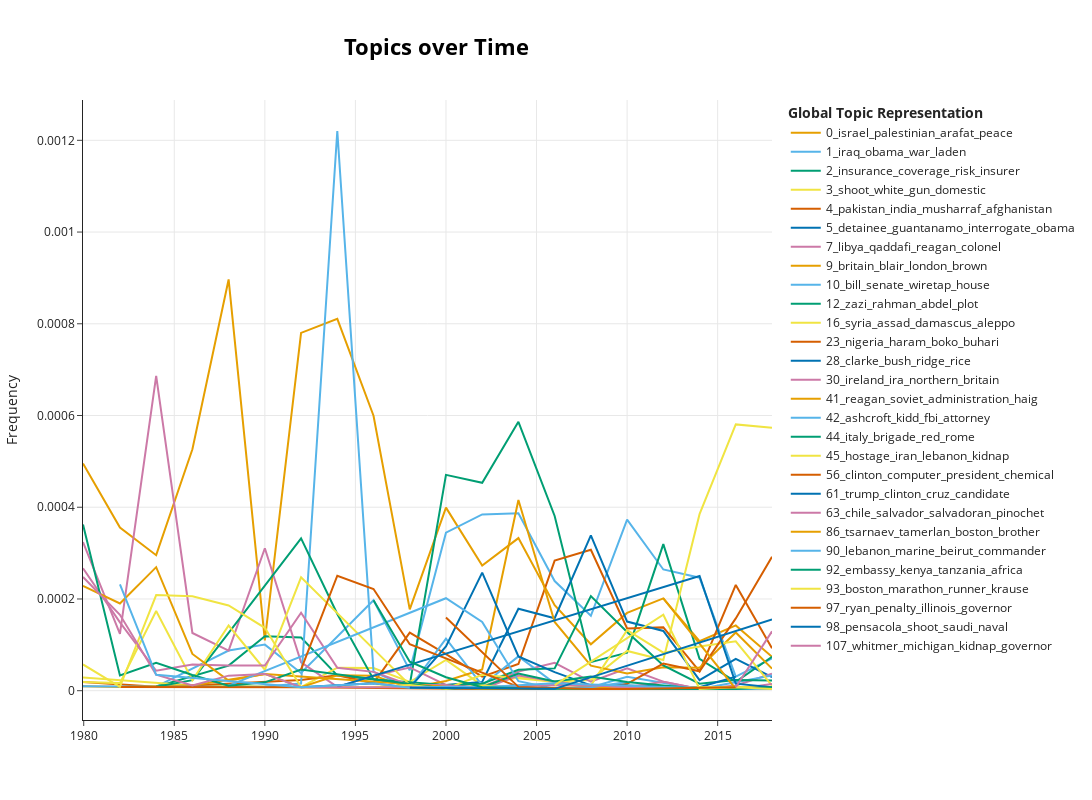

Notebook source saved alongside this figure:
### Code cell
topics_over_time_filtered = topics_over_time.groupby('Topic').filter(lambda x:  np.std(x.Frequency)  > 0.00006)
fig = topic_model.visualize_topics_over_time(topics_over_time_filtered)
# enlarge the size of the plot
fig.update_layout(width=1200, height=800)
fig.write_image('output/dtm/topics_over_time_200.png', engine="orca")
fig.show()

### Figure 1 — Plotly figure (JSON) as saved in the notebook; plotly's stock layout.template omitted (floating-point values rounded to 4 significant figures)
{"data": [{"hoverinfo": "text", "hovertext": ["<b>Topic 0</b><br>Words: israel, palestinian, arab, lebanon, arafat", "<b>Topic 0</b><br>Words: israel, arab, palestinian, jewish, bank", "<b>Topic 0</b><br>Words: israel, palestinian, arafat, arab, peace", "<b>Topic 0</b><br>Words: arafat, israel, palestinian, plo, shultz", "<b>Topic 0</b><br>Words: israel, plo, palestinian, arafat, palestine", "<b>Topic 0</b><br>Words: israel, plo, arab, palestinian, arafat", "<b>Topic 0</b><br>Words: israel, palestinian, arafat, plo, rabin", "<b>Topic 0</b><br>Words: israel, palestinian, peace, arafat, hama", "<b>Topic 0</b><br>Words: israel, palestinian, netanyahu, arafat, peace", "<b>Topic 0</b><br>Words: israel, palestinian, arafat, peace, barak", "<b>Topic 0</b><br>Words: israel, palestinian, arafat, sharon, peace", "<b>Topic 0</b><br>Words: israel, palestinian, arafat, peace, hama", "<b>Topic 0</b><br>Words: israel, palestinian, hama, arafat, peace", "<b>Topic 0</b><br>Words: israel, palestinian, hama, peace, gaza", "<b>Topic 0</b><br>Words: israel, palestinian, hama, gaza, jewish", "<b>Topic 0</b><br>Words: israel, palestinian, hama, peace, gaza", "<b>Topic 0</b><br>Words: israel, palestinian, hama, gaza, peace", "<b>Topic 0</b><br>Words: israel, palestinian, jewish, netanyahu, arab", "<b>Topic 0</b><br>Words: israel, palestinian, hama, gaza, peace", "<b>Topic 0</b><br>Words: israel, palestinian, uliel, hama, jewish"], "marker": {"color": "#E69F00"}, "mode": "lines", "name": "0_israel_palestinian_arafat_peace", "x": [1980.0, 1982.0, 1984.0, 1986.0, 1988.0, 1990.0, 1992.0, 1994.0, 1996.0, 1998.0, 2000.0, 2002.0, 2004.0, 2006.0, 2008.0, 2010.0, 2012.0, 2014.0, 2016.0, 2018.0], "y": [0.0004955, 0.0003557, 0.0002955, 0.0005264, 0.0008967, 0.0001096, 0.00078, 0.0008108, 0.0005996, 0.0001774, 0.0003992, 0.0002728, 0.0003327, 0.0001864, 0.0001012, 0.0001696, 0.0002012, 0.0001078, 0.0001423, 7.396e-05], "type": "scatter"}, {"hoverinfo": "text", "hovertext": ["<b>Topic 1</b><br>Words: unjust, willkie, perpetuate, injustice, wendell", "<b>Topic 1</b><br>Words: iraq, saddam, kuwait, gulf, hussein", "<b>Topic 1</b><br>Words: iraq, saddam, hussein, kuwait, bush", "<b>Topic 1</b><br>Words: iraq, saddam, kuwait, bush, gay", "<b>Topic 1</b><br>Words: laden, bin, war, iraq, afghanistan", "<b>Topic 1</b><br>Words: laden, bin, uzbekistan, iran, bodansky", "<b>Topic 1</b><br>Words: laden, bin, bush, war, iraq", "<b>Topic 1</b><br>Words: iraq, bush, war, saddam, al", "<b>Topic 1</b><br>Words: iraq, war, bush, laden, bin", "<b>Topic 1</b><br>Words: iraq, obama, war, al, qaida", "<b>Topic 1</b><br>Words: obama, war, afghanistan, bush, al", "<b>Topic 1</b><br>Words: laden, bin, al, qaida, obama", "<b>Topic 1</b><br>Words: obama, iraq, war, al, qaida", "<b>Topic 1</b><br>Words: obama, iraq, islam, war, president", "<b>Topic 1</b><br>Words: drone, lone, wolf, iraq, soufan", "<b>Topic 1</b><br>Words: al, qaeda, masri, iraq, war"], "marker": {"color": "#56B4E9"}, "mode": "lines", "name": "1_iraq_obama_war_laden", "x": [1984.0, 1988.0, 1990.0, 1992.0, 1996.0, 1998.0, 2000.0, 2002.0, 2004.0, 2006.0, 2008.0, 2010.0, 2012.0, 2014.0, 2016.0, 2018.0], "y": [8.69e-06, 8.748e-05, 0.0001005, 3.862e-05, 0.0001971, 4.435e-05, 0.0003445, 0.0003842, 0.0003867, 0.0002391, 0.0001634, 0.0003731, 0.0002643, 0.0002463, 3.076e-05, 7.026e-05], "type": "scatter"}, {"hoverinfo": "text", "hovertext": ["<b>Topic 2</b><br>Words: survey, director, touche, bank, boards", "<b>Topic 2</b><br>Words: insurance, coverage, risk, kidnap, grose", "<b>Topic 2</b><br>Words: underwriter, coverage, risk, insurance, rate", "<b>Topic 2</b><br>Words: pool, insurance, coverage, insurer, risk", "<b>Topic 2</b><br>Words: reinsure, insurance, pool, coverage, risk", "<b>Topic 2</b><br>Words: pool, insurance, coverage, reinsure, risk", "<b>Topic 2</b><br>Words: risk, pool, insurance, coverage, rate", "<b>Topic 2</b><br>Words: insurance, insurer, coverage, risk, reinsure", "<b>Topic 2</b><br>Words: insurance, coverage, risk, insurer, tria", "<b>Topic 2</b><br>Words: insurance, tria, risk, insurer, coverage", "<b>Topic 2</b><br>Words: insurance, risk, coverage, insurer, backstop", "<b>Topic 2</b><br>Words: insurance, backstop, insurer, risk, coverage", "<b>Topic 2</b><br>Words: insurance, risk, coverage, insurer, backstop", "<b>Topic 2</b><br>Words: insurance, risk, insurer, tria, coverage", "<b>Topic 2</b><br>Words: insurance, coverage, risk, tria, insurer", "<b>Topic 2</b><br>Words: insurance, coverage, insurer, art, risk", "<b>Topic 2</b><br>Words: insurance, risk, business, insurer, coverage"], "marker": {"color": "#009E73"}, "mode": "lines", "name": "2_insurance_coverage_risk_insurer", "x": [1984.0, 1988.0, 1990.0, 1992.0, 1994.0, 1996.0, 1998.0, 2000.0, 2002.0, 2004.0, 2006.0, 2008.0, 2010.0, 2012.0, 2014.0, 2016.0, 2018.0], "y": [8.69e-06, 5.468e-05, 0.0001188, 0.0001158, 3.343e-05, 2.464e-05, 1.267e-05, 0.0004706, 0.0004534, 0.0005863, 0.000381, 6.225e-05, 8.292e-05, 0.0003195, 6.928e-05, 1.923e-05, 7.396e-05], "type": "scatter"}, {"hoverinfo": "text", "hovertext": ["<b>Topic 3</b><br>Words: klan, hine, spartacist, liverpool, wilkinson", "<b>Topic 3</b><br>Words: plastic, plastics, gun, meese, manufacturer", "<b>Topic 3</b><br>Words: hate, crime, victim, illinois, gay", "<b>Topic 3</b><br>Words: black, wing, bizarre, prominent, angeles", "<b>Topic 3</b><br>Words: asahara, militia, truth, crime, taggant", "<b>Topic 3</b><br>Words: viper, militia, hate, crime, schultz", "<b>Topic 3</b><br>Words: sebunya, lipke, grade, kalex, dutch", "<b>Topic 3</b><br>Words: gun, white, lynch, shoot, hate", "<b>Topic 3</b><br>Words: eldridge, elgin, women, violence, synagogue", "<b>Topic 3</b><br>Words: lynch, lincoln, klan, white, gun", "<b>Topic 3</b><br>Words: id, bond, till, black, myth", "<b>Topic 3</b><br>Words: hutaree, gun, shoot, enforce, hate", "<b>Topic 3</b><br>Words: loughner, gun, shoot, white, hate", "<b>Topic 3</b><br>Words: gun, shoot, gel, violence, domestic", "<b>Topic 3</b><br>Words: gun, shoot, white, mass, violence", "<b>Topic 3</b><br>Words: white, shoot, gun, trump, supremacist", "<b>Topic 3</b><br>Words: white, shoot, domestic, supremacist, gun"], "marker": {"color": "#F0E442"}, "mode": "lines", "name": "3_shoot_white_gun_domestic", "x": [1980.0, 1986.0, 1988.0, 1992.0, 1994.0, 1996.0, 1998.0, 2000.0, 2002.0, 2004.0, 2006.0, 2008.0, 2010.0, 2012.0, 2014.0, 2016.0, 2018.0], "y": [2.859e-05, 1.144e-05, 1.094e-05, 7.723e-06, 5.015e-05, 4.928e-05, 1.901e-05, 6.723e-05, 1.153e-05, 2.911e-05, 2.026e-05, 2.334e-05, 8.669e-05, 6.706e-05, 0.0003849, 0.0005806, 0.0005732], "type": "scatter"}, {"hoverinfo": "text", "hovertext": ["<b>Topic 4</b><br>Words: zia, pakistan, haq, heroin, ul", "<b>Topic 4</b><br>Words: pakistan, yaqub, minister, cerezo, afghanistan", "<b>Topic 4</b><br>Words: pakistan, afghanistan, pravda, zia, crash", "<b>Topic 4</b><br>Words: pakistan, islamabad, kashmir, india, indian", "<b>Topic 4</b><br>Words: pakistan, yousef, bhutto, babar, mqm", "<b>Topic 4</b><br>Words: sharif, pakistan, laden, bin, sanction", "<b>Topic 4</b><br>Words: pakistan, musharraf, taliban, kashmir, sharif", "<b>Topic 4</b><br>Words: pakistan, india, kashmir, musharraf, afghanistan", "<b>Topic 4</b><br>Words: pakistan, musharraf, afghanistan, taliban, border", "<b>Topic 4</b><br>Words: pakistan, musharraf, india, kashmir, indian", "<b>Topic 4</b><br>Words: pakistan, musharraf, india, afghanistan, militant", "<b>Topic 4</b><br>Words: pakistan, india, taliban, militant, afghanistan", "<b>Topic 4</b><br>Words: pakistan, india, afghanistan, islamabad, taliban", "<b>Topic 4</b><br>Words: pakistan, sharif, taliban, militant, afghanistan", "<b>Topic 4</b><br>Words: pakistan, india, taliban, khanzada, militant", "<b>Topic 4</b><br>Words: pakistan, india, islamabad, afghanistan, kashmir", "<b>Topic 4</b><br>Words: pakistan, kashmir, india, indian, modi"], "marker": {"color": "#D55E00"}, "mode": "lines", "name": "4_pakistan_india_musharraf_afghanistan", "x": [1980.0, 1984.0, 1986.0, 1992.0, 1994.0, 1996.0, 1998.0, 2000.0, 2002.0, 2004.0, 2006.0, 2008.0, 2010.0, 2012.0, 2014.0, 2016.0, 2018.0], "y": [1.906e-05, 8.69e-06, 1.144e-05, 2.317e-05, 3.343e-05, 1.643e-05, 0.0001267, 7.983e-05, 3.074e-05, 5.822e-05, 0.0002837, 0.0003074, 0.0001357, 0.0001381, 4.234e-05, 0.0002307, 9.245e-05], "type": "scatter"}, {"hoverinfo": "text", "hovertext": ["<b>Topic 5</b><br>Words: tribunal, pullin, military, moussaoui, justice", "<b>Topic 5</b><br>Words: guantanamo, detainee, interrogate, rita, di", "<b>Topic 5</b><br>Words: detainee, torture, interrogate, guantanamo, prisoner", "<b>Topic 5</b><br>Words: mukasey, detainee, guantanamo, interrogate, torture", "<b>Topic 5</b><br>Words: detainee, guantanamo, obama, interrogate, prison", "<b>Topic 5</b><br>Words: detainee, guantanamo, obama, interrogate, prison", "<b>Topic 5</b><br>Words: detainee, guantanamo, holder, interrogate, torture", "<b>Topic 5</b><br>Words: torture, detainee, passaro, guantanamo, prisoner", "<b>Topic 5</b><br>Words: detainee, guantanamo, haspel, guant, namo", "<b>Topic 5</b><br>Words: detainee, prisoner, guantanamo, impeach, turley"], "marker": {"color": "#0072B2"}, "mode": "lines", "name": "5_detainee_guantanamo_interrogate_obama", "x": [2000.0, 2002.0, 2004.0, 2006.0, 2008.0, 2010.0, 2012.0, 2014.0, 2016.0, 2018.0], "y": [1.261e-05, 1.921e-05, 0.0001788, 0.0001581, 0.0003385, 0.0001508, 0.0001302, 2.309e-05, 6.921e-05, 2.958e-05], "type": "scatter"}, {"hoverinfo": "text", "hovertext": ["<b>Topic 7</b><br>Words: libya, qaddafi, colonel, reagan, oil", "<b>Topic 7</b><br>Words: libya, qaddafi, malta, britain, colonel", "<b>Topic 7</b><br>Words: libya, qaddafi, reagan, colonel, us", "<b>Topic 7</b><br>Words: libya, qaddafi, chad, colonel, tripoli", "<b>Topic 7</b><br>Words: libya, qaddafi, gadhafi, weapon, chemical", "<b>Topic 7</b><br>Words: libya, qaddafi, pan, council, gadhafi", "<b>Topic 7</b><br>Words: libya, gadhafi, qaddafi, sanction, teicher", "<b>Topic 7</b><br>Words: farrakhan, libya, embargo, treasury, gadhafi", "<b>Topic 7</b><br>Words: libya, herman, pipes, gadhafi, qaddafi", "<b>Topic 7</b><br>Words: libya, qaddafi, tripoli, sanction, gadhafi", "<b>Topic 7</b><br>Words: libya, kusa, pan, gadhafi, monetti", "<b>Topic 7</b><br>Words: libya, gadhafi, sanction, lift, resolution", "<b>Topic 7</b><br>Words: libya, gadhafi, qaddafi, tripoli, diplomatic", "<b>Topic 7</b><br>Words: libya, qaddafi, gadhafi, tripoli, lockerbie", "<b>Topic 7</b><br>Words: libya, megrahi, brown, scotland, lockerbie", "<b>Topic 7</b><br>Words: libya, qaddafi, gadhafi, megrahi, colonel", "<b>Topic 7</b><br>Words: libya, hifter, tripoli, gadhafi, militia", "<b>Topic 7</b><br>Words: libya, oil, gazzini, isi, april", "<b>Topic 7</b><br>Words: libya, abedi, kreindler, salman, manchester", "<b>Topic 7</b><br>Words: libya, mas, ud, hifter, dornstein"], "marker": {"color": "#CC79A7"}, "mode": "lines", "name": "7_libya_qaddafi_reagan_colonel", "x": [1980.0, 1982.0, 1984.0, 1986.0, 1988.0, 1990.0, 1992.0, 1994.0, 1996.0, 1998.0, 2000.0, 2002.0, 2004.0, 2006.0, 2008.0, 2010.0, 2012.0, 2014.0, 2016.0, 2018.0], "y": [0.000324, 0.0001241, 0.0006865, 0.0001259, 8.748e-05, 0.0003106, 6.179e-05, 8.358e-06, 3.285e-05, 5.068e-05, 1.261e-05, 7.685e-06, 4.158e-05, 6.079e-05, 1.945e-05, 4.9e-05, 1.972e-05, 3.849e-06, 1.154e-05, 3.698e-05], "type": "scatter"}, {"hoverinfo": "text", "hovertext": ["<b>Topic 9</b><br>Words: britain, yard, pertini, london, scotland", "<b>Topic 9</b><br>Words: whitelaw, viscount, howe, britain, geoffrey", "<b>Topic 9</b><br>Words: miasmic, remedial, theory, omnipresent, pall", "<b>Topic 9</b><br>Words: britain, london, ira, bae, ireland", "<b>Topic 9</b><br>Words: risk, business, control, foreign, russia", "<b>Topic 9</b><br>Words: gutteridge, britain, london, bomb, ireland", "<b>Topic 9</b><br>Words: blair, omagh, britain, ireland, northern", "<b>Topic 9</b><br>Words: london, wellington, perry, pool, hiscox", "<b>Topic 9</b><br>Words: blair, britain, london, tony, afghanistan", "<b>Topic 9</b><br>Words: blair, britain, london, chirac, iraq", "<b>Topic 9</b><br>Words: britain, blair, london, muslim, iraq", "<b>Topic 9</b><br>Words: britain, brown, blair, london, mi", "<b>Topic 9</b><br>Words: britain, manningham, bull, inquiry, london", "<b>Topic 9</b><br>Words: britain, london, multicultural, olympic, blair", "<b>Topic 9</b><br>Words: britain, cameron, london, begg, citizenship", "<b>Topic 9</b><br>Words: britain, london, blair, eu, europe", "<b>Topic 9</b><br>Words: britain, london, blair, choudary, manchester", "<b>Topic 9</b><br>Words: britain, london, extinction, khan, rebellion"], "marker": {"color": "#E69F00"}, "mode": "lines", "name": "9_britain_blair_london_brown", "x": [1980.0, 1982.0, 1986.0, 1990.0, 1992.0, 1994.0, 1996.0, 1998.0, 2000.0, 2002.0, 2004.0, 2006.0, 2008.0, 2010.0, 2012.0, 2014.0, 2016.0, 2018.0], "y": [9.529e-06, 8.271e-06, 1.144e-05, 3.655e-05, 7.723e-06, 3.343e-05, 3.285e-05, 6.335e-06, 2.101e-05, 4.611e-05, 0.0004158, 0.00015, 5.447e-05, 3.769e-05, 5.128e-05, 5.004e-05, 0.0001269, 4.807e-05], "type": "scatter"}, {"hoverinfo": "text", "hovertext": ["<b>Topic 10</b><br>Words: amato, holtzman, crime, funds, ahe", "<b>Topic 10</b><br>Words: guidelines, bureau, rodino, compromise, infiltrate", "<b>Topic 10</b><br>Words: fence, capitol, constituent, representative, senator", "<b>Topic 10</b><br>Words: proposal, bill, control, democratic, senate", "<b>Topic 10</b><br>Words: taggant, gunpowder, nra, legislation, explosive", "<b>Topic 10</b><br>Words: bill, clinton, wiretap, senate, house", "<b>Topic 10</b><br>Words: specter, subcommittee, committee, jewell, judiciary", "<b>Topic 10</b><br>Words: reepe, clinton, gore, sex, dummy", "<b>Topic 10</b><br>Words: bill, senate, house, legislation, wiretap", "<b>Topic 10</b><br>Words: mail, postal, schwartz, bill, dreifuss", "<b>Topic 10</b><br>Words: patriot, bill, senate, provisions, house", "<b>Topic 10</b><br>Words: senate, immune, wiretap, bill, house", "<b>Topic 10</b><br>Words: firearm, provisions, person, act, senate", "<b>Topic 10</b><br>Words: senate, provisions, bill, wiretap, vote", "<b>Topic 10</b><br>Words: act, provisions, bill, senate, compromise", "<b>Topic 10</b><br>Words: bill, senate, fisa, surveillance, house"], "marker": {"color": "#56B4E9"}, "mode": "lines", "name": "10_bill_senate_wiretap_house", "x": [1980.0, 1982.0, 1984.0, 1990.0, 1992.0, 1994.0, 1996.0, 1998.0, 2000.0, 2002.0, 2004.0, 2006.0, 2008.0, 2010.0, 2014.0, 2018.0], "y": [9.529e-06, 8.271e-06, 8.69e-06, 9.137e-06, 1.545e-05, 0.00122, 4.107e-05, 6.335e-06, 0.0001134, 1.153e-05, 7.485e-05, 1.621e-05, 7.781e-06, 3.015e-05, 3.849e-06, 3.328e-05], "type": "scatter"}, {"hoverinfo": "text", "hovertext": ["<b>Topic 12</b><br>Words: thatch, dallas, tenant, lunceford, mr", "<b>Topic 12</b><br>Words: hashemi, ayatollah, montazeri, trial, ajami", "<b>Topic 12</b><br>Words: rahman, abdel, sheik, defendant, indict", "<b>Topic 12</b><br>Words: rahman, abdel, salem, sheik, defendant", "<b>Topic 12</b><br>Words: rashid, tayyib, laden, source, bin", "<b>Topic 12</b><br>Words: mohame, laden, bin, sand, judge", "<b>Topic 12</b><br>Words: trial, laden, motassadeq, bin, fadl", "<b>Topic 12</b><br>Words: galab, vieque, alhajri, farahat, guidi", "<b>Topic 12</b><br>Words: plot, miami, zazi, case, suspect", "<b>Topic 12</b><br>Words: duka, shnewer, omar, dix, defendant", "<b>Topic 12</b><br>Words: zazi, denver, york, plot, prosecutor", "<b>Topic 12</b><br>Words: ferhani, zazi, mustafa, masri, mash", "<b>Topic 12</b><br>Words: mustafa, dratel, shehadeh, bary, mr", "<b>Topic 12</b><br>Words: abdulkader, ujaama, munir, sentence, prosecutor", "<b>Topic 12</b><br>Words: rahman, faisal, abdel, weinstein, prosecutor", "<b>Topic 12</b><br>Words: duffy, taheb, judge, trial, plot"], "marker": {"color": "#009E73"}, "mode": "lines", "name": "12_zazi_rahman_abdel_plot", "x": [1984.0, 1986.0, 1992.0, 1994.0, 1996.0, 1998.0, 2000.0, 2002.0, 2004.0, 2006.0, 2008.0, 2010.0, 2012.0, 2014.0, 2016.0, 2018.0], "y": [8.69e-06, 2.289e-05, 0.0003321, 0.0001672, 2.464e-05, 1.901e-05, 1.261e-05, 1.537e-05, 4.574e-05, 4.863e-05, 0.0002062, 0.0001281, 5.522e-05, 1.54e-05, 2.307e-05, 2.219e-05], "type": "scatter"}, {"hoverinfo": "text", "hovertext": ["<b>Topic 16</b><br>Words: assad, syria, moslem, brotherhood, haig", "<b>Topic 16</b><br>Words: syria, marine, assad, gemayel, vice", "<b>Topic 16</b><br>Words: syria, assad, hindawi, damascus, israel", "<b>Topic 16</b><br>Words: syria, assad, resolution, damascus, assembly", "<b>Topic 16</b><br>Words: syria, assad, damascus, jabril, baker", "<b>Topic 16</b><br>Words: syria, assad, damascus, baker, israel", "<b>Topic 16</b><br>Words: assad, syria, peace, clinton, christopher", "<b>Topic 16</b><br>Words: syria, weinstein, hama, assad, suit", "<b>Topic 16</b><br>Words: sharaa, syria, al, confirm, assad", "<b>Topic 16</b><br>Words: syria, assad, damascus, iraq, bashar", "<b>Topic 16</b><br>Words: syria, assad, bus, ambassador, bryza", "<b>Topic 16</b><br>Words: syria, assad, damascus, opposition, regime", "<b>Topic 16</b><br>Words: syria, assad, opposition, damascus, bashar", "<b>Topic 16</b><br>Words: syria, assad, aleppo, rebel, russia", "<b>Topic 16</b><br>Words: syria, assad, damascus, russia, forces", "<b>Topic 16</b><br>Words: syria, assad, refugee, kurd, turkey"], "marker": {"color": "#F0E442"}, "mode": "lines", "name": "16_syria_assad_damascus_aleppo", "x": [1980.0, 1982.0, 1984.0, 1986.0, 1988.0, 1990.0, 1992.0, 1998.0, 2000.0, 2002.0, 2008.0, 2010.0, 2012.0, 2014.0, 2016.0, 2018.0], "y": [1.906e-05, 1.654e-05, 0.0001738, 2.289e-05, 0.0001422, 4.568e-05, 0.0002471, 1.267e-05, 4.202e-06, 3.458e-05, 1.167e-05, 0.0001319, 8.284e-05, 9.623e-05, 0.0001077, 1.109e-05], "type": "scatter"}, {"hoverinfo": "text", "hovertext": ["<b>Topic 23</b><br>Words: polisario, morocco, oau, summit, mengistu", "<b>Topic 23</b><br>Words: afl, liberia, harbel, ecomog, monrovia", "<b>Topic 23</b><br>Words: lago, nigeria, alake, ijewere, building", "<b>Topic 23</b><br>Words: nigeria, imagedata, election, adua, yar", "<b>Topic 23</b><br>Words: nigeria, goodluck, rttnew, delegation, holl", "<b>Topic 23</b><br>Words: nigeria, colloquium, boko, haram, achebe", "<b>Topic 23</b><br>Words: nigeria, boko, haram, africa, girl", "<b>Topic 23</b><br>Words: nigeria, boko, haram, buhari, conflict", "<b>Topic 23</b><br>Words: nigeria, haram, boko, buhari, buratai", "<b>Topic 23</b><br>Words: nigeria, haram, boko, buhari, thewill"], "marker": {"color": "#D55E00"}, "mode": "lines", "name": "23_nigeria_haram_boko_buhari", "x": [1982.0, 1992.0, 2002.0, 2006.0, 2008.0, 2010.0, 2012.0, 2014.0, 2016.0, 2018.0], "y": [8.271e-06, 7.723e-06, 3.842e-06, 4.053e-06, 3.891e-06, 1.508e-05, 5.917e-05, 4.234e-05, 0.0001577, 0.0002921], "type": "scatter"}, {"hoverinfo": "text", "hovertext": ["<b>Topic 28</b><br>Words: yousef, reward, rewards, mccurry, department", "<b>Topic 28</b><br>Words: clarke, nsc, coordinate, clinton, blitz", "<b>Topic 28</b><br>Words: clarke, dick, cyberwar, abramowitz, department", "<b>Topic 28</b><br>Words: ridge, clarke, bush, clinton, house", "<b>Topic 28</b><br>Words: clarke, bush, rice, administration, clinton", "<b>Topic 28</b><br>Words: clarke, clinton, bush, administration, chertoff", "<b>Topic 28</b><br>Words: townsend, clarke, chertoff, bush, myers", "<b>Topic 28</b><br>Words: wilson, valerie, clapper, plame, clarke", "<b>Topic 28</b><br>Words: thompson, ridge, parri, rooney, clarke", "<b>Topic 28</b><br>Words: fsi, clinton, kourounioti, stanford, ogwuegbu", "<b>Topic 28</b><br>Words: gorka, mcmaster, clarke, baer, bannon"], "marker": {"color": "#0072B2"}, "mode": "lines", "name": "28_clarke_bush_ridge_rice", "x": [1992.0, 1996.0, 1998.0, 2000.0, 2002.0, 2004.0, 2006.0, 2008.0, 2010.0, 2014.0, 2016.0], "y": [7.723e-06, 1.643e-05, 6.335e-06, 9.664e-05, 0.0002574, 7.485e-05, 4.053e-05, 1.167e-05, 1.131e-05, 7.698e-06, 3.076e-05], "type": "scatter"}, {"hoverinfo": "text", "hovertext": ["<b>Topic 30</b><br>Words: ireland, northern, ira, britain, protestant", "<b>Topic 30</b><br>Words: ireland, northern, ira, britain, ulster", "<b>Topic 30</b><br>Words: ireland, ira, tyrie, northern, archbishop", "<b>Topic 30</b><br>Words: ira, ireland, northern, britain, sinn", "<b>Topic 30</b><br>Words: ireland, northern, ira, ulster, aoh", "<b>Topic 30</b><br>Words: ireland, ira, northern, britain, protestant", "<b>Topic 30</b><br>Words: ireland, ira, northern, adams, protestant", "<b>Topic 30</b><br>Words: ireland, ira, northern, sinn, fein", "<b>Topic 30</b><br>Words: ireland, ira, northern, protestant, ahern", "<b>Topic 30</b><br>Words: ireland, ira, northern, dissident, protestant", "<b>Topic 30</b><br>Words: ireland, northern, ira, protestant, belfast", "<b>Topic 30</b><br>Words: mckevitt, ira, ireland, omagh, rupert", "<b>Topic 30</b><br>Words: ireland, ira, northern, sinn, fein", "<b>Topic 30</b><br>Words: ireland, northern, ira, belfast, leavey", "<b>Topic 30</b><br>Words: ireland, ira, northern, king, britain", "<b>Topic 30</b><br>Words: ireland, belfast, ira, northern, mabel", "<b>Topic 30</b><br>Words: mason, ireland, sasnett, chun, identity", "<b>Topic 30</b><br>Words: catholic, ireland, unionist, nationalist, britain", "<b>Topic 30</b><br>Words: mckee, ireland, ira, northern, lyra"], "marker": {"color": "#CC79A7"}, "mode": "lines", "name": "30_ireland_ira_northern_britain", "x": [1980.0, 1982.0, 1984.0, 1986.0, 1988.0, 1990.0, 1992.0, 1994.0, 1996.0, 1998.0, 2000.0, 2002.0, 2004.0, 2008.0, 2010.0, 2012.0, 2014.0, 2016.0, 2018.0], "y": [0.0002668, 0.0001489, 4.345e-05, 5.722e-05, 5.468e-05, 5.482e-05, 0.0001699, 5.015e-05, 4.107e-05, 1.267e-05, 1.261e-05, 3.842e-06, 3.327e-05, 7.781e-06, 7.538e-06, 1.972e-05, 3.849e-06, 3.845e-06, 1.479e-05], "type": "scatter"}, {"hoverinfo": "text", "hovertext": ["<b>Topic 41</b><br>Words: soviet, reagan, haig, intelligence, administration", "<b>Topic 41</b><br>Words: reagan, soviet, lebanon, administration, official", "<b>Topic 41</b><br>Words: reagan, soviet, administration, mr, shultz", "<b>Topic 41</b><br>Words: ledeen, reagan, soviet, mr, israel", "<b>Topic 41</b><br>Words: yuni, reagan, extradite, bureau, investigate", "<b>Topic 41</b><br>Words: reagan, turner, rashid, casey, emerson", "<b>Topic 41</b><br>Words: reagan, memo, ronald, papers, cruise", "<b>Topic 41</b><br>Words: environmental, reagan, efficiency, clean, automaker", "<b>Topic 41</b><br>Words: reagan, treaty, overreaction, overreact, nuclear", "<b>Topic 41</b><br>Words: reagan, credit, party, unseemly, flunk", "<b>Topic 41</b><br>Words: reagan, history, trump, trip, speech", "<b>Topic 41</b><br>Words: reagan, endless, carter, hostage, donatelli"], "marker": {"color": "#E69F00"}, "mode": "lines", "name": "41_reagan_soviet_administration_haig", "x": [1980.0, 1982.0, 1984.0, 1986.0, 1988.0, 1990.0, 2000.0, 2002.0, 2008.0, 2010.0, 2016.0, 2018.0], "y": [0.0002287, 0.0001902, 0.0002694, 8.011e-05, 2.187e-05, 3.655e-05, 8.403e-06, 3.842e-06, 7.781e-06, 3.769e-06, 7.69e-06, 7.396e-06], "type": "scatter"}, {"hoverinfo": "text", "hovertext": ["<b>Topic 42</b><br>Words: scowcroft, chemical, proposal, ashcroft, weapon", "<b>Topic 42</b><br>Words: ashcroft, fbi, attorney, justice, general", "<b>Topic 42</b><br>Words: ashcroft, fbi, general, attorney, justice", "<b>Topic 42</b><br>Words: ashcroft, gonzale, patriot, attorney, general", "<b>Topic 42</b><br>Words: ashcroft, waterboard, gonzale, approve, mueller", "<b>Topic 42</b><br>Words: ashcroft, kidd, witness, ridge, material", "<b>Topic 42</b><br>Words: kidd, ashcroft, witness, material, hussayen"], "marker": {"color": "#56B4E9"}, "mode": "lines", "name": "42_ashcroft_kidd_fbi_attorney", "x": [1988.0, 2000.0, 2002.0, 2004.0, 2006.0, 2008.0, 2010.0], "y": [1.094e-05, 0.0002017, 0.0001499, 2.079e-05, 4.053e-06, 7.781e-06, 1.885e-05], "type": "scatter"}, {"hoverinfo": "text", "hovertext": ["<b>Topic 44</b><br>Words: italy, brigade, red, rome, moro", "<b>Topic 44</b><br>Words: italy, brigade, red, dozy, rome", "<b>Topic 44</b><br>Words: italy, brigade, red, rome, eco", "<b>Topic 44</b><br>Words: italy, brigade, red, moro, priore", "<b>Topic 44</b><br>Words: italy, ustica, bologna, cossiga, occhetto", "<b>Topic 44</b><br>Words: curcio, italy, brigade, falcone, mafia", "<b>Topic 44</b><br>Words: italy, mafia, florence, spadolini, rome", "<b>Topic 44</b><br>Words: italy, brigade, red, antona, berlusconi", "<b>Topic 44</b><br>Words: sembler, italy, negri, brigade, berlusconi", "<b>Topic 44</b><br>Words: italy, milan, chiara, brigade, moro", "<b>Topic 44</b><br>Words: italy, nasr, milan, pollari, brigade", "<b>Topic 44</b><br>Words: italy, anarchist, rome, embassy, switzerland", "<b>Topic 44</b><br>Words: italy, brindisi, school, mafia, rome", "<b>Topic 44</b><br>Words: italy, panama, milan, tyrol, germany", "<b>Topic 44</b><br>Words: renzi, italy, europe, matteo, investment", "<b>Topic 44</b><br>Words: italy, ding, catania, riley, migrant"], "marker": {"color": "#009E73"}, "mode": "lines", "name": "44_italy_brigade_red_rome", "x": [1980.0, 1982.0, 1984.0, 1986.0, 1988.0, 1990.0, 1992.0, 2000.0, 2002.0, 2004.0, 2006.0, 2008.0, 2010.0, 2012.0, 2014.0, 2016.0], "y": [0.0003621, 3.308e-05, 6.083e-05, 3.433e-05, 1.094e-05, 1.827e-05, 4.634e-05, 4.202e-06, 7.685e-06, 3.743e-05, 2.026e-05, 3.113e-05, 1.885e-05, 1.183e-05, 3.849e-06, 7.69e-06], "type": "scatter"}, {"hoverinfo": "text", "hovertext": ["<b>Topic 45</b><br>Words: hostage, iran, honsowitz, kidnap, us", "<b>Topic 45</b><br>Words: embassy, marine, hostage, beirut, haig", "<b>Topic 45</b><br>Words: hostage, lebanon, hijack, iran, us", "<b>Topic 45</b><br>Words: hostage, hamadei, iran, lebanon, germany", "<b>Topic 45</b><br>Words: hostage, obeid, higgin, kidnap, iran", "<b>Topic 45</b><br>Words: hostage, iran, lebanon, turner, kidnap", "<b>Topic 45</b><br>Words: eslam, ol, hostage, iran, katzman", "<b>Topic 45</b><br>Words: hostage, israel, bargain, kidnap, lebanon", "<b>Topic 45</b><br>Words: hostage, lainie, philippine, sayyaf, drama", "<b>Topic 45</b><br>Words: hostage, siege, peru, mrta, operation", "<b>Topic 45</b><br>Words: hostage, iran, laingen, needham, kirtley", "<b>Topic 45</b><br>Words: hostage, sailor, iran, coincidence, pelosi", "<b>Topic 45</b><br>Words: hostage, iran, roeder, compensate, captivity", "<b>Topic 45</b><br>Words: hostage, kidnap, concession, iran, aq", "<b>Topic 45</b><br>Words: hostage, walton, restitution, niger, rescue"], "marker": {"color": "#F0E442"}, "mode": "lines", "name": "45_hostage_iran_lebanon_kidnap", "x": [1980.0, 1982.0, 1984.0, 1986.0, 1988.0, 1990.0, 1992.0, 1996.0, 1998.0, 2000.0, 2002.0, 2006.0, 2012.0, 2014.0, 2018.0], "y": [5.718e-05, 8.271e-06, 0.0002086, 0.000206, 0.0001859, 0.000137, 7.723e-06, 8.213e-06, 1.267e-05, 4.202e-06, 1.153e-05, 4.053e-06, 3.945e-06, 7.698e-06, 7.396e-06], "type": "scatter"}, {"hoverinfo": "text", "hovertext": ["<b>Topic 56</b><br>Words: clinton, tomahawk, saddam, bomb, missile", "<b>Topic 56</b><br>Words: clinton, summit, iran, chirac, economic", "<b>Topic 56</b><br>Words: clinton, computer, president, strike, laden", "<b>Topic 56</b><br>Words: clinton, computer, chemical, biological, germ", "<b>Topic 56</b><br>Words: sheik, omar, chirac, clinton, nuclear"], "marker": {"color": "#D55E00"}, "mode": "lines", "name": "56_clinton_computer_president_chemical", "x": [1992.0, 1994.0, 1996.0, 1998.0, 2004.0], "y": [4.634e-05, 0.0002508, 0.0002218, 0.0001014, 8.317e-06], "type": "scatter"}, {"hoverinfo": "text", "hovertext": ["<b>Topic 61</b><br>Words: dole, clinton, porch, savoia, trump", "<b>Topic 61</b><br>Words: trump, clinton, candidate, cruz, republican", "<b>Topic 61</b><br>Words: trump, pershing, pig, historian, muslim", "<b>Topic 61</b><br>Words: trump, harris, lgbtq, republican, presidential"], "marker": {"color": "#0072B2"}, "mode": "lines", "name": "61_trump_clinton_cruz_candidate", "x": [1994.0, 2014.0, 2016.0, 2018.0], "y": [8.358e-06, 0.0002502, 1.538e-05, 7.396e-06], "type": "scatter"}, {"hoverinfo": "text", "hovertext": ["<b>Topic 63</b><br>Words: salvador, chile, salvadoran, el, costa", "<b>Topic 63</b><br>Words: salvador, salvadoran, chile, el, pinochet", "<b>Topic 63</b><br>Words: duarte, salvador, salvadorean, chile, el", "<b>Topic 63</b><br>Words: chile, chelala, vicaria, hippocratic, gomez", "<b>Topic 63</b><br>Words: chile, salvador, risk, salvadoran, grape", "<b>Topic 63</b><br>Words: chile, pinochet, aylwin, salvador, guzman", "<b>Topic 63</b><br>Words: menem, antonietti, jaunarena, secretariat, argentina", "<b>Topic 63</b><br>Words: chile, mapuche, pinochet, garzon, spain", "<b>Topic 63</b><br>Words: suchitoto, salvador, salvadoran, saca, el", "<b>Topic 63</b><br>Words: chile, bg, khan, ips, salvador", "<b>Topic 63</b><br>Words: mapuche, chile, luchsinger, catrileo, pinera", "<b>Topic 63</b><br>Words: mapuche, chile, araucania, bachelet, indigenous"], "marker": {"color": "#CC79A7"}, "mode": "lines", "name": "63_chile_salvador_salvadoran_pinochet", "x": [1980.0, 1982.0, 1984.0, 1986.0, 1988.0, 1990.0, 1992.0, 2002.0, 2006.0, 2008.0, 2012.0, 2016.0], "y": [0.0002478, 0.0001654, 3.476e-05, 1.144e-05, 3.281e-05, 3.655e-05, 7.723e-06, 7.685e-06, 1.216e-05, 1.167e-05, 3.945e-06, 3.845e-06], "type": "scatter"}, {"hoverinfo": "text", "hovertext": ["<b>Topic 86</b><br>Words: tsarnaev, tamerlan, boston, brother, russia", "<b>Topic 86</b><br>Words: ciccolo, boston, tsarnaev, macinne, marathon", "<b>Topic 86</b><br>Words: tsarnaev, tamerlan, boston, brother, dzhokhar"], "marker": {"color": "#E69F00"}, "mode": "lines", "name": "86_tsarnaev_tamerlan_boston_brother", "x": [2012.0, 2016.0, 2018.0], "y": [0.0002012, 3.845e-06, 3.698e-06], "type": "scatter"}, {"hoverinfo": "text", "hovertext": ["<b>Topic 90</b><br>Words: marine, lebanon, beirut, commander, commission", "<b>Topic 90</b><br>Words: lebanon, suicide, marine, beirut, shiite", "<b>Topic 90</b><br>Words: hezbollah, lebanon, beirut, mau, shiite", "<b>Topic 90</b><br>Words: canada, hezbollah, husseini, lebanon, sayegh", "<b>Topic 90</b><br>Words: shelton, lebanon, concord, rifles, handwriting", "<b>Topic 90</b><br>Words: hezbollah, beirut, lebanon, marine, mugniyah", "<b>Topic 90</b><br>Words: rash, lebanon, hezbollah, beirut, marine", "<b>Topic 90</b><br>Words: hezbollah, lebanon, nasrallah, marine, beirut", "<b>Topic 90</b><br>Words: lebanon, eid, beirut, marine, fatah", "<b>Topic 90</b><br>Words: asgari, bird, lebanon, iran, hezbollah", "<b>Topic 90</b><br>Words: forum, cyberattack, climate, risk, global", "<b>Topic 90</b><br>Words: ammonium, nitrate, mossad, hezbollah, atri"], "marker": {"color": "#56B4E9"}, "mode": "lines", "name": "90_lebanon_marine_beirut_commander", "x": [1982.0, 1984.0, 1992.0, 1996.0, 1998.0, 2000.0, 2002.0, 2004.0, 2006.0, 2012.0, 2016.0, 2018.0], "y": [0.0002316, 3.476e-05, 7.723e-06, 1.643e-05, 6.335e-06, 8.403e-06, 7.685e-06, 1.248e-05, 1.621e-05, 7.889e-06, 3.845e-06, 3.698e-06], "type": "scatter"}, {"hoverinfo": "text", "hovertext": ["<b>Topic 92</b><br>Words: embassy, kenya, tanzania, africa, bomb", "<b>Topic 92</b><br>Words: korea, embassy, kenya, tanzania, sponsor", "<b>Topic 92</b><br>Words: africa, embassy, kenya, diamond, nairobi", "<b>Topic 92</b><br>Words: rosemary, passport, patt, shilling, mcdonough", "<b>Topic 92</b><br>Words: list, korea, designate, cuba, venezuela", "<b>Topic 92</b><br>Words: africa, kenya, africom, jalloh, laden", "<b>Topic 92</b><br>Words: kenya, nairobi, africa, aqmi, embassy", "<b>Topic 92</b><br>Words: russia, travel, level, reality, advisory", "<b>Topic 92</b><br>Words: cyclone, monday, bolivia, icbm, migrant"], "marker": {"color": "#009E73"}, "mode": "lines", "name": "92_embassy_kenya_tanzania_africa", "x": [1996.0, 1998.0, 2000.0, 2002.0, 2006.0, 2010.0, 2012.0, 2016.0, 2018.0], "y": [0.0001971, 6.335e-05, 2.941e-05, 7.685e-06, 4.053e-06, 3.769e-06, 3.945e-06, 3.845e-06, 7.396e-06], "type": "scatter"}, {"hoverinfo": "text", "hovertext": ["<b>Topic 93</b><br>Words: boston, turner, marketing, device, broadcasting", "<b>Topic 93</b><br>Words: boston, marathon, runner, krause, finish", "<b>Topic 93</b><br>Words: boston, bomber, marathon, stubben, penalty", "<b>Topic 93</b><br>Words: bauman, boston, marathon, gyllenhaal, film", "<b>Topic 93</b><br>Words: boston, wray, marathon, pose, domestic"], "marker": {"color": "#F0E442"}, "mode": "lines", "name": "93_boston_marathon_runner_krause", "x": [2006.0, 2012.0, 2014.0, 2016.0, 2018.0], "y": [1.216e-05, 0.0001657, 3.849e-06, 7.69e-06, 3.698e-06], "type": "scatter"}, {"hoverinfo": "text", "hovertext": ["<b>Topic 97</b><br>Words: ryan, penalty, illinois, governor, death", "<b>Topic 97</b><br>Words: illinois, ryan, grady, penalty, library", "<b>Topic 97</b><br>Words: veteran, terek, illinois, ryan, eligible", "<b>Topic 97</b><br>Words: penalty, punishment, death, connecticut, ryan", "<b>Topic 97</b><br>Words: illinois, cadigan, lang, ryan, skokie"], "marker": {"color": "#D55E00"}, "mode": "lines", "name": "97_ryan_penalty_illinois_governor", "x": [2000.0, 2004.0, 2008.0, 2010.0, 2016.0], "y": [0.0001597, 8.317e-06, 3.891e-06, 3.769e-06, 7.69e-06], "type": "scatter"}, {"hoverinfo": "text", "hovertext": ["<b>Topic 98</b><br>Words: kingsville, aransa, helicopter, cavazo, fanto", "<b>Topic 98</b><br>Words: dive, scuba, hurin, instructor, kolko", "<b>Topic 98</b><br>Words: pensacola, shoot, saudi, naval, alshamrani"], "marker": {"color": "#0072B2"}, "mode": "lines", "name": "98_pensacola_shoot_saudi_naval", "x": [1998.0, 2006.0, 2018.0], "y": [6.335e-06, 4.053e-06, 0.0001553], "type": "scatter"}, {"hoverinfo": "text", "hovertext": ["<b>Topic 107</b><br>Words: neville, flint, michigan, whitmer, sheriff", "<b>Topic 107</b><br>Words: whitmer, michigan, kidnap, governor, plot"], "marker": {"color": "#CC79A7"}, "mode": "lines", "name": "107_whitmer_michigan_kidnap_governor", "x": [2016.0, 2018.0], "y": [7.69e-06, 0.0001294], "type": "scatter"}], "layout": {"xaxis": {"showgrid": true}, "yaxis": {"showgrid": true, "title": {"text": "Frequency"}}, "title": {"font": {"size": 22, "color": "Black"}, "text": "<b>Topics over Time</b>", "y": 0.95, "x": 0.4, "xanchor": "center", "yanchor": "top"}, "hoverlabel": {"font": {"size": 16, "family": "Rockwell"}, "bgcolor": "white"}, "width": 1200, "height": 800, "legend": {"title": {"text": "<b>Global Topic Representation"}}}}
